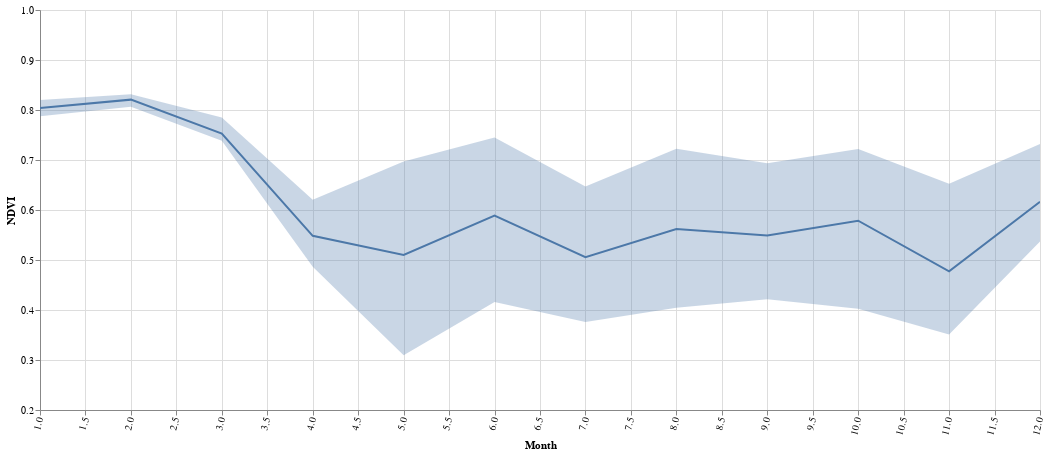

The notebook cell saved with this chart:
### Code cell
##Visualização dos dados com base Altair
base = alt.Chart(df_ndvi).encode(
    x=alt.X('Month:Q', scale=alt.Scale(domain=(1,12)),axis=alt.Axis(labelAngle=-75)))
    

line = base.mark_line().encode(
    y=alt.Y('NDVI_mean:Q',aggregate='mean', scale=alt.Scale(domain=(0.20, 1))))

band = base.mark_errorband(extent='iqr').encode(
   y=alt.Y('NDVI_mean:Q',title='NDVI'))

(line + band).properties(width=1000, height=400).interactive()

### Figure 1 — Vega-Lite specification as saved in the notebook (floating-point values rounded to 4 significant figures; data arrays with more than 128 entries replaced by an {"elided": "..."} marker saying what was removed)
{"config": {"view": {"continuousWidth": 400, "continuousHeight": 300}}, "layer": [{"mark": "line", "encoding": {"x": {"axis": {"labelAngle": -75}, "field": "Month", "scale": {"domain": [1, 12]}, "type": "quantitative"}, "y": {"aggregate": "mean", "field": "NDVI_mean", "scale": {"domain": [0.2, 1]}, "type": "quantitative"}}, "selection": {"selector004": {"type": "interval", "bind": "scales", "encodings": ["x", "y"]}}}, {"mark": {"type": "errorband", "extent": "iqr"}, "encoding": {"x": {"axis": {"labelAngle": -75}, "field": "Month", "scale": {"domain": [1, 12]}, "type": "quantitative"}, "y": {"field": "NDVI_mean", "title": "NDVI", "type": "quantitative"}}}], "data": {"name": "data-e4b5fc06c50c9091ab9344221d868f3e"}, "height": 400, "width": 1000, "$schema": "https://vega.github.io/schema/vega-lite/v4.17.0.json", "datasets": {"data-e4b5fc06c50c9091ab9344221d868f3e": {"elided": "165 records"}}}
